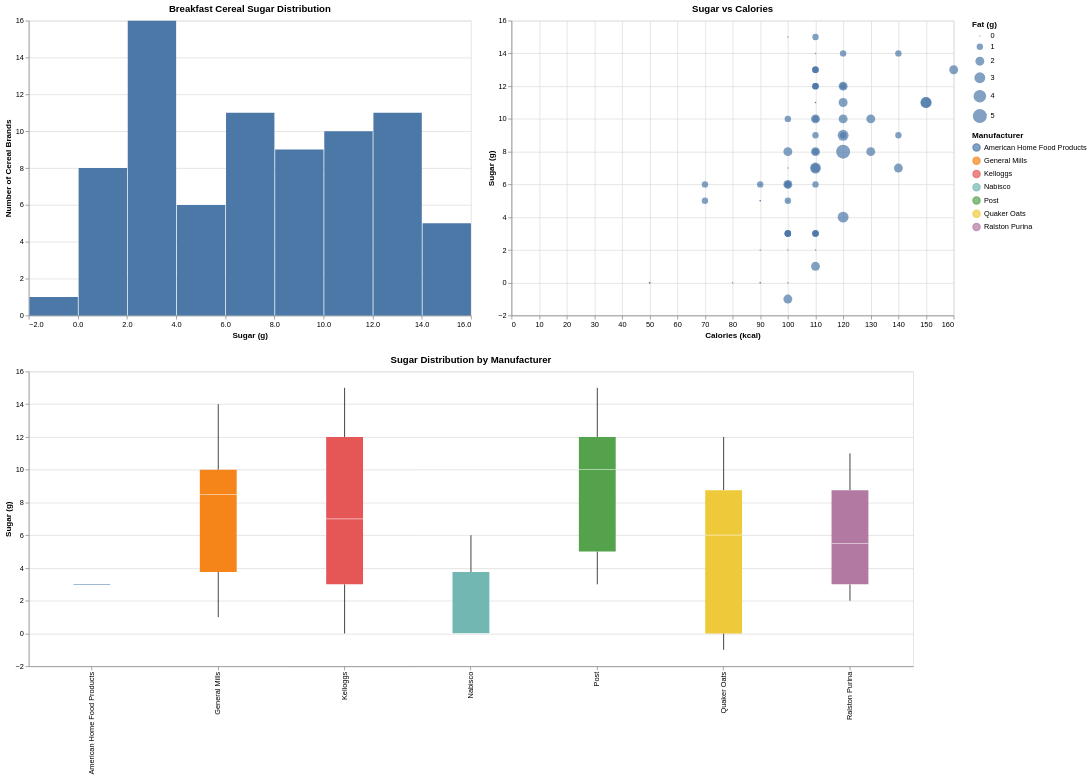

Write notebook code for a chart like this one.
### Code cell
# By saving each of the above charts as variables, we can easily display them side by side,
# adjusting sizes as needed.

(histo | scatter) & box.properties(width=1200)

### Figure 1 — Vega-Lite specification as saved in the notebook (floating-point values rounded to 4 significant figures)
{"config": {"view": {"continuousWidth": 300, "continuousHeight": 300}}, "vconcat": [{"hconcat": [{"mark": {"type": "bar"}, "encoding": {"x": {"bin": true, "field": "sugars", "title": "Sugar (g)", "type": "quantitative"}, "y": {"aggregate": "count", "title": "Number of Cereal Brands", "type": "quantitative"}}, "height": 400, "title": "Breakfast Cereal Sugar Distribution", "width": 600}, {"mark": {"type": "circle", "size": 100}, "encoding": {"size": {"field": "fat", "legend": {"title": "Fat (g)"}, "type": "quantitative"}, "tooltip": {"field": "name", "type": "nominal"}, "x": {"field": "calories", "title": "Calories (kcal)", "type": "quantitative"}, "y": {"field": "sugars", "title": "Sugar (g)", "type": "quantitative"}}, "height": 400, "title": "Sugar vs Calories", "width": 600}]}, {"mark": {"type": "boxplot", "size": 50}, "encoding": {"color": {"field": "mfr_name", "legend": {"title": "Manufacturer"}, "type": "nominal"}, "tooltip": {"field": "name", "type": "nominal"}, "x": {"field": "mfr_name", "title": null, "type": "nominal"}, "y": {"field": "sugars", "title": "Sugar (g)", "type": "quantitative"}}, "height": 400, "title": "Sugar Distribution by Manufacturer", "width": 1200}], "data": {"name": "data-960bed69b2ad4b93a3539e229313ea48"}, "$schema": "https://vega.github.io/schema/vega-lite/v5.20.1.json", "datasets": {"data-960bed69b2ad4b93a3539e229313ea48": [{"name": "100% Bran", "mfr": "N", "type": "C", "calories": 70, "protein": 4, "fat": 1, "sodium": 130, "fiber": 10.0, "carbo": 5.0, "sugars": 6, "potass": 280, "vitamins": 25, "shelf": 3, "weight": 1.0, "cups": 0.33, "rating": 68.4, "mfr_name": "Nabisco"}, {"name": "100% Natural Bran", "mfr": "Q", "type": "C", "calories": 120, "protein": 3, "fat": 5, "sodium": 15, "fiber": 2.0, "carbo": 8.0, "sugars": 8, "potass": 135, "vitamins": 0, "shelf": 3, "weight": 1.0, "cups": 1.0, "rating": 33.98, "mfr_name": "Quaker Oats"}, {"name": "All-Bran", "mfr": "K", "type": "C", "calories": 70, "protein": 4, "fat": 1, "sodium": 260, "fiber": 9.0, "carbo": 7.0, "sugars": 5, "potass": 320, "vitamins": 25, "shelf": 3, "weight": 1.0, "cups": 0.33, "rating": 59.43, "mfr_name": "Kelloggs"}, {"name": "All-Bran with Extra Fiber", "mfr": "K", "type": "C", "calories": 50, "protein": 4, "fat": 0, "sodium": 140, "fiber": 14.0, "carbo": 8.0, "sugars": 0, "potass": 330, "vitamins": 25, "shelf": 3, "weight": 1.0, "cups": 0.5, "rating": 93.7, "mfr_name": "Kelloggs"}, {"name": "Almond Delight", "mfr": "R", "type": "C", "calories": 110, "protein": 2, "fat": 2, "sodium": 200, "fiber": 1.0, "carbo": 14.0, "sugars": 8, "potass": -1, "vitamins": 25, "shelf": 3, "weight": 1.0, "cups": 0.75, "rating": 34.38, "mfr_name": "Ralston Purina"}, {"name": "Apple Cinnamon Cheerios", "mfr": "G", "type": "C", "calories": 110, "protein": 2, "fat": 2, "sodium": 180, "fiber": 1.5, "carbo": 10.5, "sugars": 10, "potass": 70, "vitamins": 25, "shelf": 1, "weight": 1.0, "cups": 0.75, "rating": 29.51, "mfr_name": "General Mills"}, {"name": "Apple Jacks", "mfr": "K", "type": "C", "calories": 110, "protein": 2, "fat": 0, "sodium": 125, "fiber": 1.0, "carbo": 11.0, "sugars": 14, "potass": 30, "vitamins": 25, "shelf": 2, "weight": 1.0, "cups": 1.0, "rating": 33.17, "mfr_name": "Kelloggs"}, {"name": "Basic 4", "mfr": "G", "type": "C", "calories": 130, "protein": 3, "fat": 2, "sodium": 210, "fiber": 2.0, "carbo": 18.0, "sugars": 8, "potass": 100, "vitamins": 25, "shelf": 3, "weight": 1.33, "cups": 0.75, "rating": 37.04, "mfr_name": "General Mills"}, {"name": "Bran Chex", "mfr": "R", "type": "C", "calories": 90, "protein": 2, "fat": 1, "sodium": 200, "fiber": 4.0, "carbo": 15.0, "sugars": 6, "potass": 125, "vitamins": 25, "shelf": 1, "weight": 1.0, "cups": 0.67, "rating": 49.12, "mfr_name": "Ralston Purina"}, {"name": "Bran Flakes", "mfr": "P", "type": "C", "calories": 90, "protein": 3, "fat": 0, "sodium": 210, "fiber": 5.0, "carbo": 13.0, "sugars": 5, "potass": 190, "vitamins": 25, "shelf": 3, "weight": 1.0, "cups": 0.67, "rating": 53.31, "mfr_name": "Post"}, {"name": "Cap'n'Crunch", "mfr": "Q", "type": "C", "calories": 120, "protein": 1, "fat": 2, "sodium": 220, "fiber": 0.0, "carbo": 12.0, "sugars": 12, "potass": 35, "vitamins": 25, "shelf": 2, "weight": 1.0, "cups": 0.75, "rating": 18.04, "mfr_name": "Quaker Oats"}, {"name": "Cheerios", "mfr": "G", "type": "C", "calories": 110, "protein": 6, "fat": 2, "sodium": 290, "fiber": 2.0, "carbo": 17.0, "sugars": 1, "potass": 105, "vitamins": 25, "shelf": 1, "weight": 1.0, "cups": 1.25, "rating": 50.76, "mfr_name": "General Mills"}, {"name": "Cinnamon Toast Crunch", "mfr": "G", "type": "C", "calories": 120, "protein": 1, "fat": 3, "sodium": 210, "fiber": 0.0, "carbo": 13.0, "sugars": 9, "potass": 45, "vitamins": 25, "shelf": 2, "weight": 1.0, "cups": 0.75, "rating": 19.82, "mfr_name": "General Mills"}, {"name": "Clusters", "mfr": "G", "type": "C", "calories": 110, "protein": 3, "fat": 2, "sodium": 140, "fiber": 2.0, "carbo": 13.0, "sugars": 7, "potass": 105, "vitamins": 25, "shelf": 3, "weight": 1.0, "cups": 0.5, "rating": 40.4, "mfr_name": "General Mills"}, {"name": "Cocoa Puffs", "mfr": "G", "type": "C", "calories": 110, "protein": 1, "fat": 1, "sodium": 180, "fiber": 0.0, "carbo": 12.0, "sugars": 13, "potass": 55, "vitamins": 25, "shelf": 2, "weight": 1.0, "cups": 1.0, "rating": 22.74, "mfr_name": "General Mills"}, {"name": "Corn Chex", "mfr": "R", "type": "C", "calories": 110, "protein": 2, "fat": 0, "sodium": 280, "fiber": 0.0, "carbo": 22.0, "sugars": 3, "potass": 25, "vitamins": 25, "shelf": 1, "weight": 1.0, "cups": 1.0, "rating": 41.45, "mfr_name": "Ralston Purina"}, {"name": "Corn Flakes", "mfr": "K", "type": "C", "calories": 100, "protein": 2, "fat": 0, "sodium": 290, "fiber": 1.0, "carbo": 21.0, "sugars": 2, "potass": 35, "vitamins": 25, "shelf": 1, "weight": 1.0, "cups": 1.0, "rating": 45.86, "mfr_name": "Kelloggs"}, {"name": "Corn Pops", "mfr": "K", "type": "C", "calories": 110, "protein": 1, "fat": 0, "sodium": 90, "fiber": 1.0, "carbo": 13.0, "sugars": 12, "potass": 20, "vitamins": 25, "shelf": 2, "weight": 1.0, "cups": 1.0, "rating": 35.78, "mfr_name": "Kelloggs"}, {"name": "Count Chocula", "mfr": "G", "type": "C", "calories": 110, "protein": 1, "fat": 1, "sodium": 180, "fiber": 0.0, "carbo": 12.0, "sugars": 13, "potass": 65, "vitamins": 25, "shelf": 2, "weight": 1.0, "cups": 1.0, "rating": 22.4, "mfr_name": "General Mills"}, {"name": "Cracklin' Oat Bran", "mfr": "K", "type": "C", "calories": 110, "protein": 3, "fat": 3, "sodium": 140, "fiber": 4.0, "carbo": 10.0, "sugars": 7, "potass": 160, "vitamins": 25, "shelf": 3, "weight": 1.0, "cups": 0.5, "rating": 40.45, "mfr_name": "Kelloggs"}, {"name": "Cream of Wheat (Quick)", "mfr": "N", "type": "H", "calories": 100, "protein": 3, "fat": 0, "sodium": 80, "fiber": 1.0, "carbo": 21.0, "sugars": 0, "potass": -1, "vitamins": 0, "shelf": 2, "weight": 1.0, "cups": 1.0, "rating": 64.53, "mfr_name": "Nabisco"}, {"name": "Crispix", "mfr": "K", "type": "C", "calories": 110, "protein": 2, "fat": 0, "sodium": 220, "fiber": 1.0, "carbo": 21.0, "sugars": 3, "potass": 30, "vitamins": 25, "shelf": 3, "weight": 1.0, "cups": 1.0, "rating": 46.9, "mfr_name": "Kelloggs"}, {"name": "Crispy Wheat & Raisins", "mfr": "G", "type": "C", "calories": 100, "protein": 2, "fat": 1, "sodium": 140, "fiber": 2.0, "carbo": 11.0, "sugars": 10, "potass": 120, "vitamins": 25, "shelf": 3, "weight": 1.0, "cups": 0.75, "rating": 36.18, "mfr_name": "General Mills"}, {"name": "Double Chex", "mfr": "R", "type": "C", "calories": 100, "protein": 2, "fat": 0, "sodium": 190, "fiber": 1.0, "carbo": 18.0, "sugars": 5, "potass": 80, "vitamins": 25, "shelf": 3, "weight": 1.0, "cups": 0.75, "rating": 44.33, "mfr_name": "Ralston Purina"}, {"name": "Froot Loops", "mfr": "K", "type": "C", "calories": 110, "protein": 2, "fat": 1, "sodium": 125, "fiber": 1.0, "carbo": 11.0, "sugars": 13, "potass": 30, "vitamins": 25, "shelf": 2, "weight": 1.0, "cups": 1.0, "rating": 32.21, "mfr_name": "Kelloggs"}, {"name": "Frosted Flakes", "mfr": "K", "type": "C", "calories": 110, "protein": 1, "fat": 0, "sodium": 200, "fiber": 1.0, "carbo": 14.0, "sugars": 11, "potass": 25, "vitamins": 25, "shelf": 1, "weight": 1.0, "cups": 0.75, "rating": 31.44, "mfr_name": "Kelloggs"}, {"name": "Frosted Mini-Wheats", "mfr": "K", "type": "C", "calories": 100, "protein": 3, "fat": 0, "sodium": 0, "fiber": 3.0, "carbo": 14.0, "sugars": 7, "potass": 100, "vitamins": 25, "shelf": 2, "weight": 1.0, "cups": 0.8, "rating": 58.35, "mfr_name": "Kelloggs"}, {"name": "Fruit & Fibre Dates; Walnuts; and Oats", "mfr": "P", "type": "C", "calories": 120, "protein": 3, "fat": 2, "sodium": 160, "fiber": 5.0, "carbo": 12.0, "sugars": 10, "potass": 200, "vitamins": 25, "shelf": 3, "weight": 1.25, "cups": 0.67, "rating": 40.92, "mfr_name": "Post"}, {"name": "Fruitful Bran", "mfr": "K", "type": "C", "calories": 120, "protein": 3, "fat": 0, "sodium": 240, "fiber": 5.0, "carbo": 14.0, "sugars": 12, "potass": 190, "vitamins": 25, "shelf": 3, "weight": 1.33, "cups": 0.67, "rating": 41.02, "mfr_name": "Kelloggs"}, {"name": "Fruity Pebbles", "mfr": "P", "type": "C", "calories": 110, "protein": 1, "fat": 1, "sodium": 135, "fiber": 0.0, "carbo": 13.0, "sugars": 12, "potass": 25, "vitamins": 25, "shelf": 2, "weight": 1.0, "cups": 0.75, "rating": 28.03, "mfr_name": "Post"}, {"name": "Golden Crisp", "mfr": "P", "type": "C", "calories": 100, "protein": 2, "fat": 0, "sodium": 45, "fiber": 0.0, "carbo": 11.0, "sugars": 15, "potass": 40, "vitamins": 25, "shelf": 1, "weight": 1.0, "cups": 0.88, "rating": 35.25, "mfr_name": "Post"}, {"name": "Golden Grahams", "mfr": "G", "type": "C", "calories": 110, "protein": 1, "fat": 1, "sodium": 280, "fiber": 0.0, "carbo": 15.0, "sugars": 9, "potass": 45, "vitamins": 25, "shelf": 2, "weight": 1.0, "cups": 0.75, "rating": 23.8, "mfr_name": "General Mills"}, {"name": "Grape Nuts Flakes", "mfr": "P", "type": "C", "calories": 100, "protein": 3, "fat": 1, "sodium": 140, "fiber": 3.0, "carbo": 15.0, "sugars": 5, "potass": 85, "vitamins": 25, "shelf": 3, "weight": 1.0, "cups": 0.88, "rating": 52.08, "mfr_name": "Post"}, {"name": "Grape-Nuts", "mfr": "P", "type": "C", "calories": 110, "protein": 3, "fat": 0, "sodium": 170, "fiber": 3.0, "carbo": 17.0, "sugars": 3, "potass": 90, "vitamins": 25, "shelf": 3, "weight": 1.0, "cups": 0.25, "rating": 53.37, "mfr_name": "Post"}, {"name": "Great Grains Pecan", "mfr": "P", "type": "C", "calories": 120, "protein": 3, "fat": 3, "sodium": 75, "fiber": 3.0, "carbo": 13.0, "sugars": 4, "potass": 100, "vitamins": 25, "shelf": 3, "weight": 1.0, "cups": 0.33, "rating": 45.81, "mfr_name": "Post"}, {"name": "Honey Graham Ohs", "mfr": "Q", "type": "C", "calories": 120, "protein": 1, "fat": 2, "sodium": 220, "fiber": 1.0, "carbo": 12.0, "sugars": 11, "potass": 45, "vitamins": 25, "shelf": 2, "weight": 1.0, "cups": 1.0, "rating": 21.87, "mfr_name": "Quaker Oats"}, {"name": "Honey Nut Cheerios", "mfr": "G", "type": "C", "calories": 110, "protein": 3, "fat": 1, "sodium": 250, "fiber": 1.5, "carbo": 11.5, "sugars": 10, "potass": 90, "vitamins": 25, "shelf": 1, "weight": 1.0, "cups": 0.75, "rating": 31.07, "mfr_name": "General Mills"}, {"name": "Honey-comb", "mfr": "P", "type": "C", "calories": 110, "protein": 1, "fat": 0, "sodium": 180, "fiber": 0.0, "carbo": 14.0, "sugars": 11, "potass": 35, "vitamins": 25, "shelf": 1, "weight": 1.0, "cups": 1.33, "rating": 28.74, "mfr_name": "Post"}, {"name": "Just Right Crunchy  Nuggets", "mfr": "K", "type": "C", "calories": 110, "protein": 2, "fat": 1, "sodium": 170, "fiber": 1.0, "carbo": 17.0, "sugars": 6, "potass": 60, "vitamins": 100, "shelf": 3, "weight": 1.0, "cups": 1.0, "rating": 36.52, "mfr_name": "Kelloggs"}, {"name": "Just Right Fruit & Nut", "mfr": "K", "type": "C", "calories": 140, "protein": 3, "fat": 1, "sodium": 170, "fiber": 2.0, "carbo": 20.0, "sugars": 9, "potass": 95, "vitamins": 100, "shelf": 3, "weight": 1.3, "cups": 0.75, "rating": 36.47, "mfr_name": "Kelloggs"}, {"name": "Kix", "mfr": "G", "type": "C", "calories": 110, "protein": 2, "fat": 1, "sodium": 260, "fiber": 0.0, "carbo": 21.0, "sugars": 3, "potass": 40, "vitamins": 25, "shelf": 2, "weight": 1.0, "cups": 1.5, "rating": 39.24, "mfr_name": "General Mills"}, {"name": "Life", "mfr": "Q", "type": "C", "calories": 100, "protein": 4, "fat": 2, "sodium": 150, "fiber": 2.0, "carbo": 12.0, "sugars": 6, "potass": 95, "vitamins": 25, "shelf": 2, "weight": 1.0, "cups": 0.67, "rating": 45.33, "mfr_name": "Quaker Oats"}, {"name": "Lucky Charms", "mfr": "G", "type": "C", "calories": 110, "protein": 2, "fat": 1, "sodium": 180, "fiber": 0.0, "carbo": 12.0, "sugars": 12, "potass": 55, "vitamins": 25, "shelf": 2, "weight": 1.0, "cups": 1.0, "rating": 26.73, "mfr_name": "General Mills"}, {"name": "Maypo", "mfr": "A", "type": "H", "calories": 100, "protein": 4, "fat": 1, "sodium": 0, "fiber": 0.0, "carbo": 16.0, "sugars": 3, "potass": 95, "vitamins": 25, "shelf": 2, "weight": 1.0, "cups": 1.0, "rating": 54.85, "mfr_name": "American Home Food Products"}, {"name": "Muesli Raisins; Dates; & Almonds", "mfr": "R", "type": "C", "calories": 150, "protein": 4, "fat": 3, "sodium": 95, "fiber": 3.0, "carbo": 16.0, "sugars": 11, "potass": 170, "vitamins": 25, "shelf": 3, "weight": 1.0, "cups": 1.0, "rating": 37.14, "mfr_name": "Ralston Purina"}, {"name": "Muesli Raisins; Peaches; & Pecans", "mfr": "R", "type": "C", "calories": 150, "protein": 4, "fat": 3, "sodium": 150, "fiber": 3.0, "carbo": 16.0, "sugars": 11, "potass": 170, "vitamins": 25, "shelf": 3, "weight": 1.0, "cups": 1.0, "rating": 34.14, "mfr_name": "Ralston Purina"}, {"name": "Mueslix Crispy Blend", "mfr": "K", "type": "C", "calories": 160, "protein": 3, "fat": 2, "sodium": 150, "fiber": 3.0, "carbo": 17.0, "sugars": 13, "potass": 160, "vitamins": 25, "shelf": 3, "weight": 1.5, "cups": 0.67, "rating": 30.31, "mfr_name": "Kelloggs"}, {"name": "Multi-Grain Cheerios", "mfr": "G", "type": "C", "calories": 100, "protein": 2, "fat": 1, "sodium": 220, "fiber": 2.0, "carbo": 15.0, "sugars": 6, "potass": 90, "vitamins": 25, "shelf": 1, "weight": 1.0, "cups": 1.0, "rating": 40.11, "mfr_name": "General Mills"}, {"name": "Nut&Honey Crunch", "mfr": "K", "type": "C", "calories": 120, "protein": 2, "fat": 1, "sodium": 190, "fiber": 0.0, "carbo": 15.0, "sugars": 9, "potass": 40, "vitamins": 25, "shelf": 2, "weight": 1.0, "cups": 0.67, "rating": 29.92, "mfr_name": "Kelloggs"}, {"name": "Nutri-Grain Almond-Raisin", "mfr": "K", "type": "C", "calories": 140, "protein": 3, "fat": 2, "sodium": 220, "fiber": 3.0, "carbo": 21.0, "sugars": 7, "potass": 130, "vitamins": 25, "shelf": 3, "weight": 1.33, "cups": 0.67, "rating": 40.69, "mfr_name": "Kelloggs"}, {"name": "Nutri-grain Wheat", "mfr": "K", "type": "C", "calories": 90, "protein": 3, "fat": 0, "sodium": 170, "fiber": 3.0, "carbo": 18.0, "sugars": 2, "potass": 90, "vitamins": 25, "shelf": 3, "weight": 1.0, "cups": 1.0, "rating": 59.64, "mfr_name": "Kelloggs"}, {"name": "Oatmeal Raisin Crisp", "mfr": "G", "type": "C", "calories": 130, "protein": 3, "fat": 2, "sodium": 170, "fiber": 1.5, "carbo": 13.5, "sugars": 10, "potass": 120, "vitamins": 25, "shelf": 3, "weight": 1.25, "cups": 0.5, "rating": 30.45, "mfr_name": "General Mills"}, {"name": "Post Nat. Raisin Bran", "mfr": "P", "type": "C", "calories": 120, "protein": 3, "fat": 1, "sodium": 200, "fiber": 6.0, "carbo": 11.0, "sugars": 14, "potass": 260, "vitamins": 25, "shelf": 3, "weight": 1.33, "cups": 0.67, "rating": 37.84, "mfr_name": "Post"}, {"name": "Product 19", "mfr": "K", "type": "C", "calories": 100, "protein": 3, "fat": 0, "sodium": 320, "fiber": 1.0, "carbo": 20.0, "sugars": 3, "potass": 45, "vitamins": 100, "shelf": 3, "weight": 1.0, "cups": 1.0, "rating": 41.5, "mfr_name": "Kelloggs"}, {"name": "Puffed Rice", "mfr": "Q", "type": "C", "calories": 50, "protein": 1, "fat": 0, "sodium": 0, "fiber": 0.0, "carbo": 13.0, "sugars": 0, "potass": 15, "vitamins": 0, "shelf": 3, "weight": 0.5, "cups": 1.0, "rating": 60.76, "mfr_name": "Quaker Oats"}, {"name": "Puffed Wheat", "mfr": "Q", "type": "C", "calories": 50, "protein": 2, "fat": 0, "sodium": 0, "fiber": 1.0, "carbo": 10.0, "sugars": 0, "potass": 50, "vitamins": 0, "shelf": 3, "weight": 0.5, "cups": 1.0, "rating": 63.01, "mfr_name": "Quaker Oats"}, {"name": "Quaker Oat Squares", "mfr": "Q", "type": "C", "calories": 100, "protein": 4, "fat": 1, "sodium": 135, "fiber": 2.0, "carbo": 14.0, "sugars": 6, "potass": 110, "vitamins": 25, "shelf": 3, "weight": 1.0, "cups": 0.5, "rating": 49.51, "mfr_name": "Quaker Oats"}, {"name": "Quaker Oatmeal", "mfr": "Q", "type": "H", "calories": 100, "protein": 5, "fat": 2, "sodium": 0, "fiber": 2.7, "carbo": -1.0, "sugars": -1, "potass": 110, "vitamins": 0, "shelf": 1, "weight": 1.0, "cups": 0.67, "rating": 50.83, "mfr_name": "Quaker Oats"}, {"name": "Raisin Bran", "mfr": "K", "type": "C", "calories": 120, "protein": 3, "fat": 1, "sodium": 210, "fiber": 5.0, "carbo": 14.0, "sugars": 12, "potass": 240, "vitamins": 25, "shelf": 2, "weight": 1.33, "cups": 0.75, "rating": 39.26, "mfr_name": "Kelloggs"}, {"name": "Raisin Nut Bran", "mfr": "G", "type": "C", "calories": 100, "protein": 3, "fat": 2, "sodium": 140, "fiber": 2.5, "carbo": 10.5, "sugars": 8, "potass": 140, "vitamins": 25, "shelf": 3, "weight": 1.0, "cups": 0.5, "rating": 39.7, "mfr_name": "General Mills"}, {"name": "Raisin Squares", "mfr": "K", "type": "C", "calories": 90, "protein": 2, "fat": 0, "sodium": 0, "fiber": 2.0, "carbo": 15.0, "sugars": 6, "potass": 110, "vitamins": 25, "shelf": 3, "weight": 1.0, "cups": 0.5, "rating": 55.33, "mfr_name": "Kelloggs"}, {"name": "Rice Chex", "mfr": "R", "type": "C", "calories": 110, "protein": 1, "fat": 0, "sodium": 240, "fiber": 0.0, "carbo": 23.0, "sugars": 2, "potass": 30, "vitamins": 25, "shelf": 1, "weight": 1.0, "cups": 1.13, "rating": 42.0, "mfr_name": "Ralston Purina"}, {"name": "Rice Krispies", "mfr": "K", "type": "C", "calories": 110, "protein": 2, "fat": 0, "sodium": 290, "fiber": 0.0, "carbo": 22.0, "sugars": 3, "potass": 35, "vitamins": 25, "shelf": 1, "weight": 1.0, "cups": 1.0, "rating": 40.56, "mfr_name": "Kelloggs"}, {"name": "Shredded Wheat", "mfr": "N", "type": "C", "calories": 80, "protein": 2, "fat": 0, "sodium": 0, "fiber": 3.0, "carbo": 16.0, "sugars": 0, "potass": 95, "vitamins": 0, "shelf": 1, "weight": 0.83, "cups": 1.0, "rating": 68.24, "mfr_name": "Nabisco"}, {"name": "Shredded Wheat 'n'Bran", "mfr": "N", "type": "C", "calories": 90, "protein": 3, "fat": 0, "sodium": 0, "fiber": 4.0, "carbo": 19.0, "sugars": 0, "potass": 140, "vitamins": 0, "shelf": 1, "weight": 1.0, "cups": 0.67, "rating": 74.47, "mfr_name": "Nabisco"}, {"name": "Shredded Wheat spoon size", "mfr": "N", "type": "C", "calories": 90, "protein": 3, "fat": 0, "sodium": 0, "fiber": 3.0, "carbo": 20.0, "sugars": 0, "potass": 120, "vitamins": 0, "shelf": 1, "weight": 1.0, "cups": 0.67, "rating": 72.8, "mfr_name": "Nabisco"}, {"name": "Smacks", "mfr": "K", "type": "C", "calories": 110, "protein": 2, "fat": 1, "sodium": 70, "fiber": 1.0, "carbo": 9.0, "sugars": 15, "potass": 40, "vitamins": 25, "shelf": 2, "weight": 1.0, "cups": 0.75, "rating": 31.23, "mfr_name": "Kelloggs"}, {"name": "Special K", "mfr": "K", "type": "C", "calories": 110, "protein": 6, "fat": 0, "sodium": 230, "fiber": 1.0, "carbo": 16.0, "sugars": 3, "potass": 55, "vitamins": 25, "shelf": 1, "weight": 1.0, "cups": 1.0, "rating": 53.13, "mfr_name": "Kelloggs"}, {"name": "Strawberry Fruit Wheats", "mfr": "N", "type": "C", "calories": 90, "protein": 2, "fat": 0, "sodium": 15, "fiber": 3.0, "carbo": 15.0, "sugars": 5, "potass": 90, "vitamins": 25, "shelf": 2, "weight": 1.0, "cups": 1.0, "rating": 59.36, "mfr_name": "Nabisco"}, {"name": "Total Corn Flakes", "mfr": "G", "type": "C", "calories": 110, "protein": 2, "fat": 1, "sodium": 200, "fiber": 0.0, "carbo": 21.0, "sugars": 3, "potass": 35, "vitamins": 100, "shelf": 3, "weight": 1.0, "cups": 1.0, "rating": 38.84, "mfr_name": "General Mills"}, {"name": "Total Raisin Bran", "mfr": "G", "type": "C", "calories": 140, "protein": 3, "fat": 1, "sodium": 190, "fiber": 4.0, "carbo": 15.0, "sugars": 14, "potass": 230, "vitamins": 100, "shelf": 3, "weight": 1.5, "cups": 1.0, "rating": 28.59, "mfr_name": "General Mills"}, {"name": "Total Whole Grain", "mfr": "G", "type": "C", "calories": 100, "protein": 3, "fat": 1, "sodium": 200, "fiber": 3.0, "carbo": 16.0, "sugars": 3, "potass": 110, "vitamins": 100, "shelf": 3, "weight": 1.0, "cups": 1.0, "rating": 46.66, "mfr_name": "General Mills"}, {"name": "Triples", "mfr": "G", "type": "C", "calories": 110, "protein": 2, "fat": 1, "sodium": 250, "fiber": 0.0, "carbo": 21.0, "sugars": 3, "potass": 60, "vitamins": 25, "shelf": 3, "weight": 1.0, "cups": 0.75, "rating": 39.11, "mfr_name": "General Mills"}, {"name": "Trix", "mfr": "G", "type": "C", "calories": 110, "protein": 1, "fat": 1, "sodium": 140, "fiber": 0.0, "carbo": 13.0, "sugars": 12, "potass": 25, "vitamins": 25, "shelf": 2, "weight": 1.0, "cups": 1.0, "rating": 27.75, "mfr_name": "General Mills"}, {"name": "Wheat Chex", "mfr": "R", "type": "C", "calories": 100, "protein": 3, "fat": 1, "sodium": 230, "fiber": 3.0, "carbo": 17.0, "sugars": 3, "potass": 115, "vitamins": 25, "shelf": 1, "weight": 1.0, "cups": 0.67, "rating": 49.79, "mfr_name": "Ralston Purina"}, {"name": "Wheaties", "mfr": "G", "type": "C", "calories": 100, "protein": 3, "fat": 1, "sodium": 200, "fiber": 3.0, "carbo": 17.0, "sugars": 3, "potass": 110, "vitamins": 25, "shelf": 1, "weight": 1.0, "cups": 1.0, "rating": 51.59, "mfr_name": "General Mills"}, {"name": "Wheaties Honey Gold", "mfr": "G", "type": "C", "calories": 110, "protein": 2, "fat": 1, "sodium": 200, "fiber": 1.0, "carbo": 16.0, "sugars": 8, "potass": 60, "vitamins": 25, "shelf": 1, "weight": 1.0, "cups": 0.75, "rating": 36.19, "mfr_name": "General Mills"}]}}
